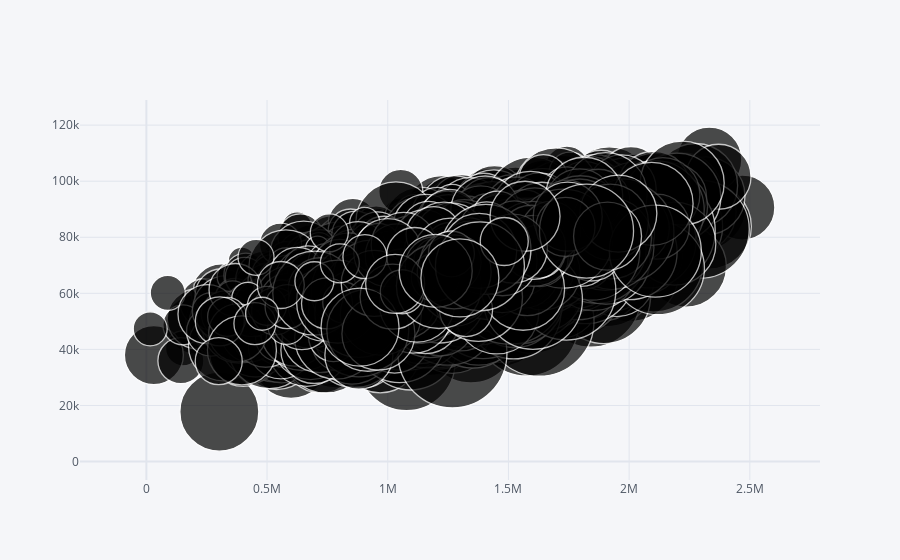

Notebook code cell kept with this figure:
### Code cell
housing.iplot(kind='bubble', x='Price', y='Avg. Area Income', size='Area Population')
plt.show()

### Figure 1 — Plotly figure (JSON) as saved in the notebook; plotly's stock layout.template omitted (floating-point values rounded to 4 significant figures; data arrays with more than 128 entries replaced by an {"elided": "..."} marker saying what was removed)
{"data": [{"marker": {"color": ["rgb(255, 153, 51)", "rgb(55, 128, 191)", "rgb(50, 171, 96)", "rgb(128, 0, 128)", "rgb(219, 64, 82)", "rgb(0, 128, 128)", "rgb(255, 255, 51)", "rgb(128, 128, 0)", "rgb(251, 128, 114)", "rgb(128, 177, 211)"], "line": {"width": 1.3}, "size": {"elided": "5000 int values"}, "symbol": "circle"}, "mode": "markers", "text": "", "type": "scatter", "x": {"elided": "5000 float values"}, "y": {"elided": "5000 float values"}}], "layout": {"legend": {"bgcolor": "#F5F6F9", "font": {"color": "#4D5663"}}, "paper_bgcolor": "#F5F6F9", "plot_bgcolor": "#F5F6F9", "title": {"font": {"color": "#4D5663"}}, "xaxis": {"gridcolor": "#E1E5ED", "showgrid": true, "tickfont": {"color": "#4D5663"}, "title": {"font": {"color": "#4D5663"}, "text": ""}, "zerolinecolor": "#E1E5ED"}, "yaxis": {"gridcolor": "#E1E5ED", "showgrid": true, "tickfont": {"color": "#4D5663"}, "title": {"font": {"color": "#4D5663"}, "text": ""}, "zerolinecolor": "#E1E5ED"}}}
